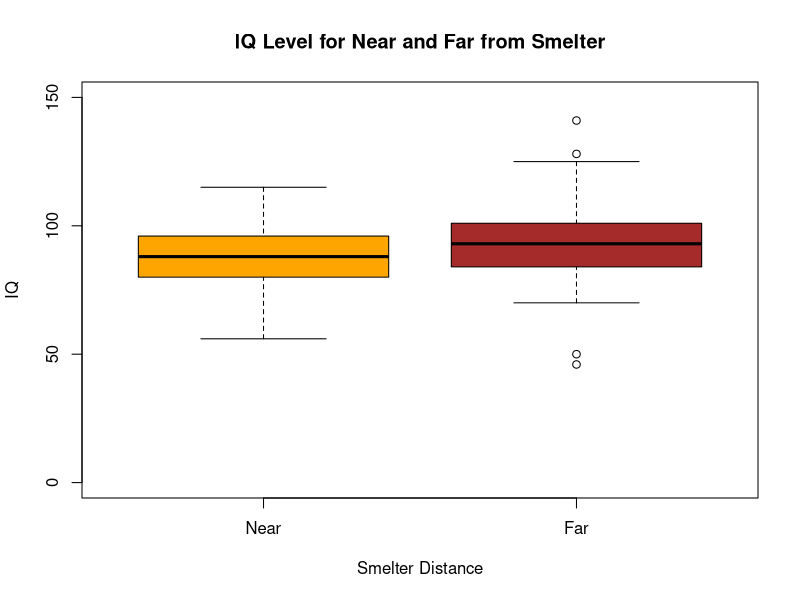

Recreate this plot in R.
## ---- chunk 1
knitr::opts_chunk$set(echo = TRUE)
## ---- chunk 2
lead_data <- read.csv("DataRaw/lead-iq-01.csv")
lead_near <- subset(lead_data, lead_data$Smelter == "Near")
lead_far <- subset(lead_data, lead_data$Smelter == "Far")

boxplot(lead_near$IQ, lead_far$IQ, col = c("orange", "brown"), main = "IQ Level for Near and Far from Smelter", xlab = "Smelter Distance", ylab = "IQ", names = c("Near", "Far"), ylim = c(0, 150))
  #Y limits set because the far data has an extreme outlier that makes the graphs hard to read
## ---- chunk 3
library(knitr)
#?knitr
kable(lead_data[c(1:5,68:72), ], col.names = c("Index", "Smelter", "IQ"), padding = 4)
  #Indexes chosen as first 5 values for each smelter distance status
    #gtsummary can be used for nice tables in the future
